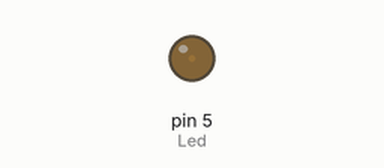
Simulated run of this sketch. Board: Arduino Uno, built with avr-gcc and run on an emulated ATmega328P. On the bench: output pins drawn as LEDs (lit = HIGH).

Above: at 0.05 s.
At 0.4 s:
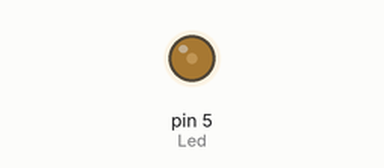
At 0.8 s:
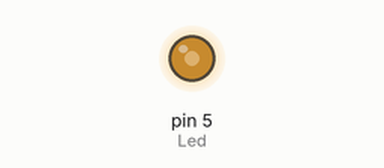
At 1.55 s:
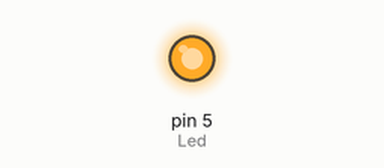
Timing chart, 0 to 3.6 s (numbered marks = the images above):
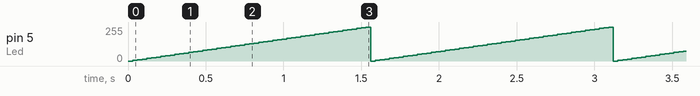

Measured:
- by itself, pin 5 (Led): ramps from 0/255 to 255/255 and jumps back, once every 1.6 s

The sketch:

P6-Fondu_Q1.ino
```cpp
// Croquis P6-Fondu_Q1.ino

//----- CONSTANTES -----
#define Pot 0  // POT. sur la ligne analogique 0 (A0)
#define Led 5  // LED sur la ligne E/S 5 (PWM)

//----- VARIABLE -----

//----- PROCEDURE D'INITIALISATION -----
void setup() {

}

//----- BOUCLE PRINCIPALE -----
void loop(){
  analogWrite(Led, 0);
  for (int laImp = 0 ; laImp <= 255 ; laImp = laImp + 5) {
    analogWrite(Led, laImp); // Réglage imp.
    delay(30); // Pour avoir le temps de voir quelquechose...
    // changez la valeur donnée à delay pour essayer
  }
}
```
